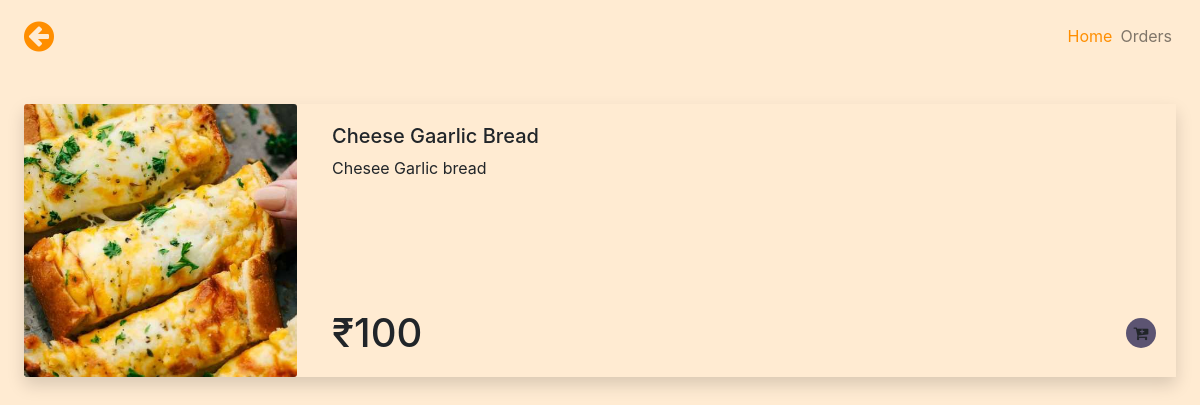
The app's page /detail/2 with its own data.
### app/models.py (models this page shows, shortened)
class Products(models.Model):
    name = models.CharField(max_length=50)
    price = models.IntegerField(default=0)
    description = models.CharField(max_length=200, default="")
    category = models.ForeignKey(Categories, on_delete=models.CASCADE, default=1)
    image = models.ImageField(upload_to="uploades/products/")
    preparationTime = models.CharField(max_length=50, default=0)
    def __str__(self):
        return self.name
    @staticmethod
    def get_product_by_id(productId):
        if productId:
            return Products.objects.filter(id=productId)
        else:
            return []

### app/views.py (the view)
# urls.py: path('detail/<int:id>', views.itemDetailView),
def itemDetailView(request,id):
    print(request, id)
    product = Products.get_product_by_id(id)
    print(product)
    return render(request,"itemDetail.html",{ "product": product})

### templates/itemDetail.html (shortened to what this page needs)
<!DOCTYPE html>
<html lang="en">
  <head>
    <link
      rel="stylesheet"
      href="https://stackpath.bootstrapcdn.com/bootstrap/4.1.3/css/bootstrap.min.css"
    />
    <link
      rel="stylesheet"
      href="https://stackpath.bootstrapcdn.com/font-awesome/4.7.0/css/font-awesome.min.css"
    />
  </head>
  <body id="root">
    <nav class="navbar navbar-light">
      <div class="container-fluid p-0 p-sm-2">
        <i class="fa fa-arrow-circle-left back-icon-button" onclick="javascript:location.replace('/')"></i>
        <div class="">
          <ul class="navbar-nav d-flex flex-row">
            <li class="nav-item mx-1">
              <a class="nav-link active" aria-current="page" href="/">Home</a>
            </li>
            <li class="nav-item mx-1">
              <a class="nav-link" href="/orders">Orders</a>
            </li>
          </ul>
        </div>
      </div>
    </nav>
    <div class="container p-3 mb-5">
      <div class="row my-3">
        {% for prod in product%}
        <div class="pointer col-12 item pb-3 px-2 item">
          <div class="shadow row">
            <div class="col-3 pl-0 d-flex justify-content-center">
              <img
                src="{{prod.image.url}}"
                class="card-img-top animation-element img-fluid card-img"
                alt="..."
              />
            </div>
            <div class="card-body d-flex flex-column">
              <div>
                <h5 class="item-title1">{{prod.name}}</h5>
                <p class="item-description mb-1">{{prod.description}}</p>
              </div>
              <div class="mt-auto">
                <div class="row m-0">
                  <div class="col-6 p-0 d-flex align-items-center">
                    <h1 class="item-price d-flex align-items-center mb-0 pb-0">
                      ₹{{prod.price}}
                    </h1>
                  </div>
                  <div class="col-6 d-flex justify-content-center p-0">
                    <div
                      class="
                        ml-auto
                        d-flex
                        justify-content-center
                        align-items-center
                      "
                      id="prod-{{prod.id}}"
                    >
                      <div
                        class="
                          itemsquare
                          d-flex
                          justify-content-center
                          align-items-center
                        "
                        style="height: 30px; width: 30px"
                      >
                        <i class="fa fa-cart-plus"></i>
                      </div>
                    </div>
                  </div>
                </div>
              </div>
            </div>
          </div>
        </div>
        {% endfor %}
      </div>
    </div>
  </body>
</html>

### templates/itemDetail.html (style rules this page uses)
.pointer { cursor: pointer !important; }
.itemsquare { cursor: pointer; border-radius: 50px; padding: 10px; background: #19164ab5; }
body { background: #ffd39c73; }
.back-icon-button { cursor: pointer; font-size: 35px; color: #ff8e00 !important; }
.nav-link.active { color: #ff8e00 !important; }
.animation-element { animation: zoominoutsinglefeatured 0.7s ease-out; }

### records on screen
Products: image (picture), name "Cheese Gaarlic Bread", description "Chesee Garlic bread", price "100"
